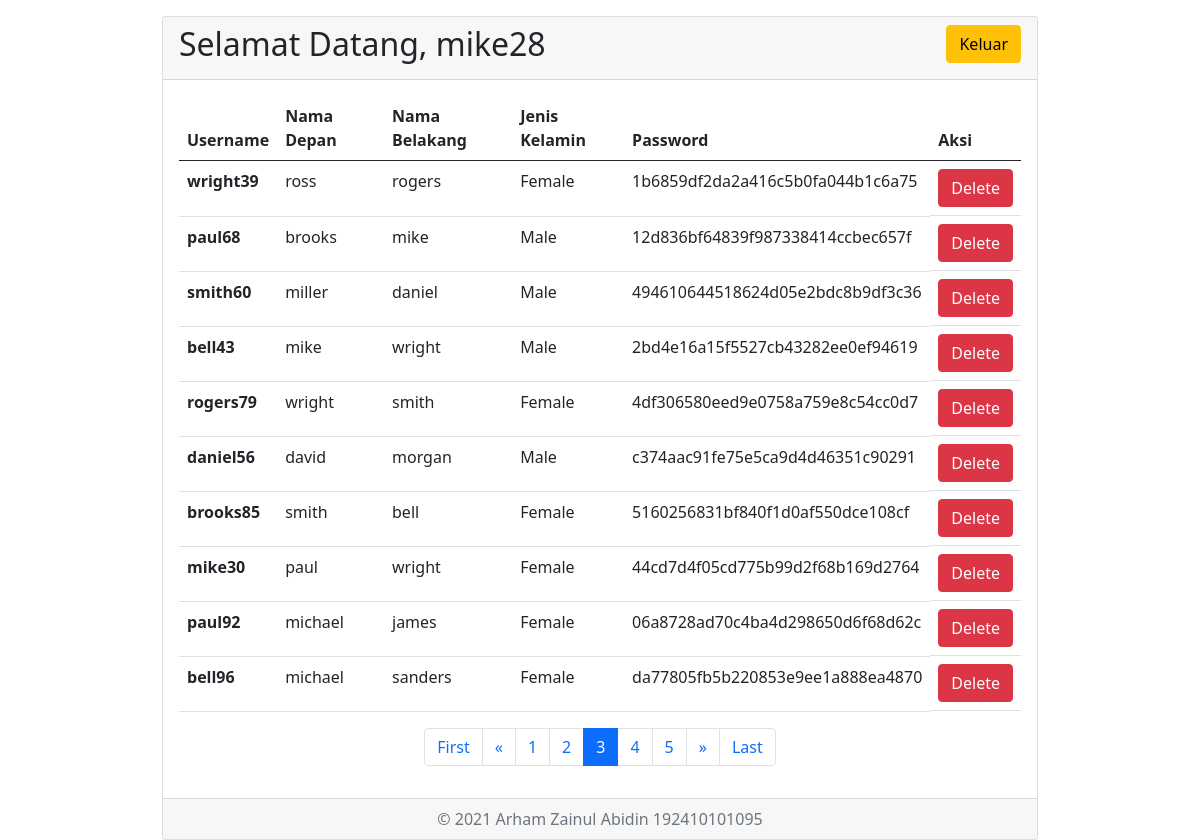
Page /index.php?page=3 (signed in) on the committed database.
### tables this page shows
CREATE TABLE `user_details` (
  `user_id` int(11) NOT NULL,
  `username` varchar(255) NOT NULL,
  `first_name` varchar(50) NOT NULL,
  `last_name` varchar(50) NOT NULL,
  `gender` varchar(10) NOT NULL,
  `password` char(50) NOT NULL
);

### index.php (the view, shortened to what this page needs)
<?php
    require 'database.php';
    $page = (isset($_GET['page'])) ? $_GET['page'] : 1;
    $limit = 10;
    $limit_start = ($page - 1) * $limit;
    $data = $db->prepare("SELECT * FROM user_details ORDER BY user_id LIMIT $limit_start, $limit");
    $data->execute();
    $rows = $db->prepare("SELECT COUNT(*) AS 'rows' FROM user_details");
    $rows->execute();
    $get_rows = $rows->fetch();
    $num_of_page = ceil($get_rows['rows'] / $limit);
    $limit_num_page = 2;
    $start_number = ($page > $limit_num_page) ? $page - $limit_num_page : 1;
    $end_number = ($page < ($num_of_page - $limit_num_page)) ? $page + $limit_num_page : $num_of_page;
?>
<!DOCTYPE html>
<html lang="en">
<head>
    <link href="https://cdn.jsdelivr.net/npm/bootstrap@5.0.0-beta3/dist/css/bootstrap.min.css" rel="stylesheet">
</head>
<body>
    <div class="container col-md-9">
        <div class="card mt-3">
            <div class="card-header d-flex justify-content-between">
                <h2> Selamat Datang, <?= $_SESSION['username']; ?> </h2>
                <div>
                    <a href="logout.php" class="btn btn-warning"> Keluar </a>
                </div>
            </div>
            <div class="card-body table-responsive">
                <table class="table">
                    <thead>
                        <tr>
                            <th scope="col"> Username </th>
                            <th scope="col"> Nama Depan </th>
                            <th scope="col"> Nama Belakang </th>
                            <th scope="col"> Jenis Kelamin </th>
                            <th scope="col"> Password </th>
                            <th scope="col"> Aksi </th>
                        </tr>
                    </thead>
                    <tbody>
                        <?php while ($row = $data->fetch()): ?>
                        <tr>
                            <td hidden><?= $row['user_id']; ?></th>
                            <th scope="row"><?= $row['username']; ?></td>
                            <td><?= $row['first_name']; ?></td>
                            <td><?= $row['last_name']; ?></td>
                            <td><?= $row['gender']; ?></td>
                            <td><?= $row['password']; ?></td>
                            <td class="d-grid gap-2 d-md-flex justify-content-md-between">
                                <a href="delete.php?id=<?=$row['user_id'];?>&page=<?=$page;?>" class="btn btn-danger"> Delete </a>
                            </td>
                        </tr>
                        <?php endwhile; ?>
                    </tbody>
                </table>
                <nav aria-label="Page Navigation">
                    <ul class="pagination flex-wrap justify-content-center">
                        <?php if ($page == 1): ?>
                            <li class="page-item disabled"><a class="page-link" href="#"> First </a></li>
                            <li class="page-item disabled"><a class="page-link" href="#"> &laquo; </a></li>
                        <?php else:
                            $previous = ($page > 1) ? $page - 1 : 1;
                        ?>
                            <li class="page-item"><a class="page-link" href="index.php?page=1"> First </a></li>
                            <li class="page-item"><a class="page-link" href="index.php?page=<?= $previous; ?>"> &laquo; </a></li>
                        <?php endif;
                            for ($i = $start_number; $i <= $end_number; $i++ ):
                                $active = ($i == $page) ? 'class="page-item active"' : 'class="page-item"';
                        ?>
                            <li <?= $active; ?> ><a class="page-link" href="index.php?page=<?= $i; ?>"> <?= $i; ?> </a></li>
                        <?php endfor;
                        if ($page == $num_of_page):
                        ?>
                            <li class="page-item disabled"><a class="page-link" href="#"> &raquo; </a></li>
                            <li class="page-item disabled"><a class="page-link" href="#"> Last </a></li>
                        <?php else:
                            $next = ($page < $num_of_page) ? $page + 1 : $num_of_page;
                        ?>
                            <li class="page-item"><a class="page-link" href="index.php?page=<?= $next; ?>"> &raquo; </a></li>
                            <li class="page-item"><a class="page-link" href="index.php?page=<?= $num_of_page; ?>"> Last </a></li>
                        <?php endif; ?>
                    </ul>
                </nav>
            </div>
            <div class="card-footer text-muted d-flex justify-content-center">
                &copy 2021 Arham Zainul Abidin 192410101095
            </div>
        </div>
    </div>
</body>
</html>

### rows in the picture
user_details: username "wright39", first_name "ross", last_name "rogers", gender "Female", password "1b6859df2da2a416c5b0fa044b1c6a75"
user_details: username "paul68", first_name "brooks", last_name "mike", gender "Male", password "12d836bf64839f987338414ccbec657f"
user_details: username "smith60", first_name "miller", last_name "daniel", gender "Male", password "494610644518624d05e2bdc8b9df3c36"
user_details: username "bell43", first_name "mike", last_name "wright", gender "Male", password "2bd4e16a15f5527cb43282ee0ef94619"
user_details: username "rogers79", first_name "wright", last_name "smith", gender "Female", password "4df306580eed9e0758a759e8c54cc0d7"
user_details: username "daniel56", first_name "david", last_name "morgan", gender "Male", password "c374aac91fe75e5ca9d4d46351c90291"
user_details: username "brooks85", first_name "smith", last_name "bell", gender "Female", password "5160256831bf840f1d0af550dce108cf"
user_details: username "mike30", first_name "paul", last_name "wright", gender "Female", password "44cd7d4f05cd775b99d2f68b169d2764"
user_details: username "paul92", first_name "michael", last_name "james", gender "Female", password "06a8728ad70c4ba4d298650d6f68d62c"
user_details: username "bell96", first_name "michael", last_name "sanders", gender "Female", password "da77805fb5b220853e9ee1a888ea4870"

### other values in the picture
$_SESSION['username'] "mike28"
